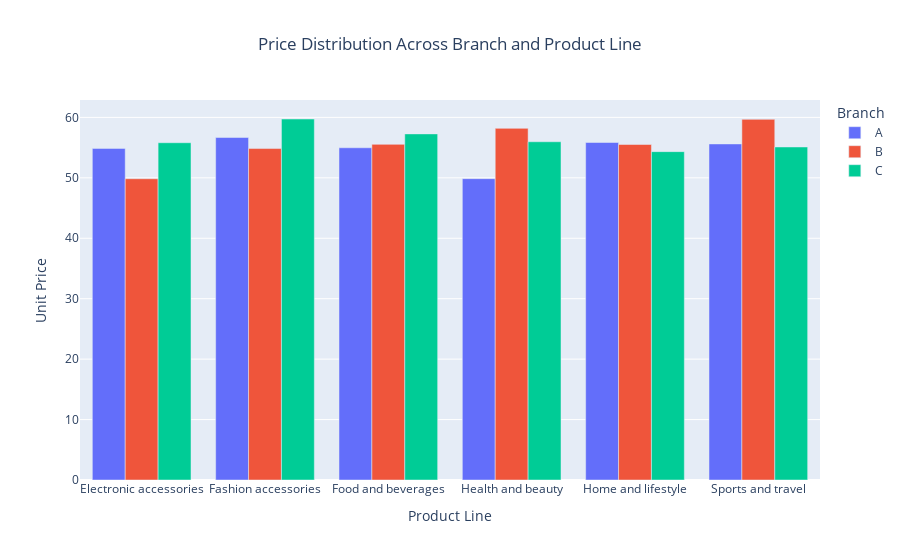

Write notebook code for a chart like this one.
### Code cell
## Visualise price distributions across branch and product line

mean_sales = sales.groupby(["Branch", "Product_line"], as_index=False)["Unit_price"].mean()

fig = px.bar(mean_sales, x=mean_sales.Product_line, y=mean_sales.Unit_price, color="Branch", barmode="group", labels={
    "Unit_price" : "Unit Price", "Product_line" : "Product Line"}, title="Price Distribution Across Branch and Product Line")
fig.update_layout(title_x=0.5)
fig.show()

### Figure 1 — Plotly figure (JSON) as saved in the notebook; plotly's stock layout.template omitted (floating-point values rounded to 4 significant figures)
{"data": [{"alignmentgroup": "True", "hovertemplate": "Branch=A<br>Product Line=%{x}<br>Unit Price=%{y}<extra></extra>", "legendgroup": "A", "marker": {"color": "#636efa", "pattern": {"shape": ""}}, "name": "A", "offsetgroup": "A", "orientation": "v", "showlegend": true, "textposition": "auto", "type": "bar", "x": ["Electronic accessories", "Fashion accessories", "Food and beverages", "Health and beauty", "Home and lifestyle", "Sports and travel"], "xaxis": "x", "y": [54.87, 56.67, 54.97, 49.86, 55.85, 55.61], "yaxis": "y"}, {"alignmentgroup": "True", "hovertemplate": "Branch=B<br>Product Line=%{x}<br>Unit Price=%{y}<extra></extra>", "legendgroup": "B", "marker": {"color": "#EF553B", "pattern": {"shape": ""}}, "name": "B", "offsetgroup": "B", "orientation": "v", "showlegend": true, "textposition": "auto", "type": "bar", "x": ["Electronic accessories", "Fashion accessories", "Food and beverages", "Health and beauty", "Home and lifestyle", "Sports and travel"], "xaxis": "x", "y": [49.85, 54.84, 55.54, 58.19, 55.51, 59.68], "yaxis": "y"}, {"alignmentgroup": "True", "hovertemplate": "Branch=C<br>Product Line=%{x}<br>Unit Price=%{y}<extra></extra>", "legendgroup": "C", "marker": {"color": "#00cc96", "pattern": {"shape": ""}}, "name": "C", "offsetgroup": "C", "orientation": "v", "showlegend": true, "textposition": "auto", "type": "bar", "x": ["Electronic accessories", "Fashion accessories", "Food and beverages", "Health and beauty", "Home and lifestyle", "Sports and travel"], "xaxis": "x", "y": [55.81, 59.74, 57.27, 55.97, 54.33, 55.11], "yaxis": "y"}], "layout": {"autosize": true, "barmode": "group", "legend": {"title": {"text": "Branch"}, "tracegroupgap": 0}, "title": {"text": "Price Distribution Across Branch and Product Line", "x": 0.5}, "xaxis": {"anchor": "y", "autorange": true, "domain": [0, 1], "range": [-0.5, 5.5], "title": {"text": "Product Line"}, "type": "category"}, "yaxis": {"anchor": "x", "autorange": true, "domain": [0, 1], "range": [0, 62.88], "title": {"text": "Unit Price"}, "type": "linear"}}}
